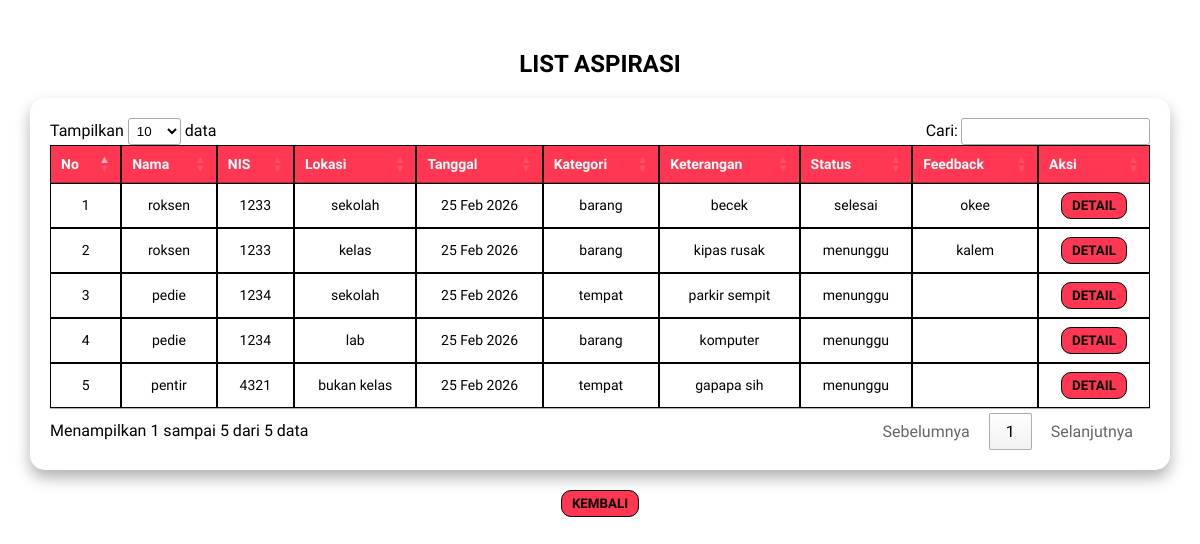
/UJIKOMFALAQ/admin/data-pengaduan.php, run on the app's committed database.
### tables this page shows
CREATE TABLE `input_aspirasi` (
  `id_pelapor` int NOT NULL,
  `nis` varchar(225) NOT NULL,
  `id_kategori` int NOT NULL,
  `tanggal` datetime NOT NULL DEFAULT CURRENT_TIMESTAMP,
  `lokasi` varchar(225) NOT NULL,
  `ket` varchar(225) NOT NULL,
  `status` enum('menunggu','proses','selesai') NOT NULL DEFAULT 'menunggu',
  `feedback` varchar(225) DEFAULT NULL
);

CREATE TABLE `user` (
  `id` int NOT NULL,
  `username` varchar(50) NOT NULL,
  `password` varchar(50) NOT NULL,
  `role` enum('admin','siswa') NOT NULL DEFAULT 'siswa',
  `nis` varchar(100) DEFAULT NULL,
  `kelas` varchar(100) DEFAULT NULL
);

CREATE TABLE `kategori` (
  `id_kategori` int NOT NULL,
  `ket_kategori` varchar(225) NOT NULL
);

### UJIKOMFALAQ/admin/data-pengaduan.php (the view, shortened to what this page needs)
<?php
$koneksi = mysqli_connect("localhost","root","","ujikom_12rpl2_falaq");
$query = mysqli_query($koneksi, "
    SELECT input_aspirasi.*, kategori.ket_kategori, user.username
    FROM input_aspirasi
    LEFT JOIN kategori
    ON input_aspirasi.id_kategori = kategori.id_kategori
    LEFT JOIN user
    ON input_aspirasi.nis = user.nis
");
?>
<!DOCTYPE html>
<html lang="en">
<head>
<link rel="stylesheet" href="https://cdn.datatables.net/1.13.8/css/jquery.dataTables.min.css">
</head>
<body>
<h2>LIST ASPIRASI</h2>
<div class="box">
<table id="datatable" cellpadding="10" cellspacing="0">
    <thead>
        <tr>
            <th>No</th>
            <th>Nama</th>
            <th>NIS</th>
            <th>Lokasi</th>
            <th>Tanggal</th>
            <th>Kategori</th>
            <th>Keterangan</th>
            <th>Status</th>
            <th>Feedback</th>
            <th>Aksi</th>
        </tr>
    </thead>
    <tbody>
    <?php $no = 1; ?>
    <?php while ($data = mysqli_fetch_assoc($query)) { ?>
        <tr>
            <td><?= $no++ ?></td>
            <td><?= $data['username'] ?></td>
            <td><?= $data['nis'] ?></td>
            <td><?= $data['lokasi'] ?></td>
            <td><?= date('d M Y', strtotime($data['tanggal'])) ?></td>
            <td><?= $data['ket_kategori'] ?></td>
            <td><?= $data['ket'] ?></td>
            <td><?= $data['status'] ?></td>
            <td><?= $data['feedback'] ?></td>
            <td>
                <a href="detail-pengaduan.php?id=<?= $data['id_pelapor'] ?>">
                    <button><b>DETAIL</b></button>
                </a>
            </td>
        </tr>
    <?php } ?>
    </tbody>
</table>
</div>
<div class="kembali">
    <a href="admin.php">
        <button><b>KEMBALI</b></button>
    </a>
</div>
</body>
</html>

### UJIKOMFALAQ/admin/data-pengaduan.php (style rules this page uses)
body { font-family: 'Baloo 2'; margin: 0; padding: 30px; background-color: white; text-align: center; }
h2 { color: black; margin-bottom: 20px; }
.box { background-color: white; padding: 20px; border-radius: 15px; box-shadow: 0 8px 15px rgba(0,0,0,0.3); overflow-x: auto; }
table { width: 100%; border-collapse: collapse; font-size: 14px; }
th, td { border: 1px solid black; padding: 8px; text-align: center; }
th { background-color: rgb(255, 55, 82); color: white; }
button { border: 1px solid black; background-color: rgb(255, 55, 82); color: black; border-radius: 10px; padding: 5px 10px; font-family: 'Baloo 2'; transition: all 0.2s ease; }
.kembali { margin-top: 20px; }
a { text-decoration: none; color: inherit; }

### data on the page
input_aspirasi: user.username "roksen", nis "1233", lokasi "sekolah", tanggal "25 Feb 2026", id_kategori.ket_kategori "barang", ket "becek", status "selesai", feedback "okee"
input_aspirasi: user.username "roksen", nis "1233", lokasi "kelas", tanggal "25 Feb 2026", id_kategori.ket_kategori "barang", ket "kipas rusak", status "menunggu", feedback "kalem"
input_aspirasi: user.username "pedie", nis "1234", lokasi "sekolah", tanggal "25 Feb 2026", id_kategori.ket_kategori "tempat", ket "parkir sempit", status "menunggu"
input_aspirasi: user.username "pedie", nis "1234", lokasi "lab", tanggal "25 Feb 2026", id_kategori.ket_kategori "barang", ket "komputer", status "menunggu"
input_aspirasi: user.username "pentir", nis "4321", lokasi "bukan kelas", tanggal "25 Feb 2026", id_kategori.ket_kategori "tempat", ket "gapapa sih", status "menunggu"
